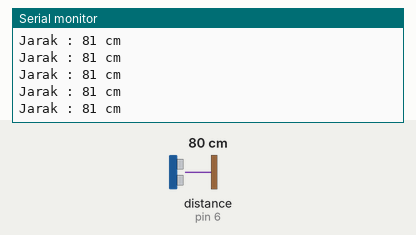
Bench run of a sketch on a simulated Arduino Uno, built with avr-gcc and run on an emulated ATmega328P. On the bench: the last lines printed to the serial monitor. Wiring (inferred from the names in the program): ultrasonic range finder: trigger pin 7; echo pin 6. Inputs (shaded band) come from the test bench; at power-on: distance to the obstacle (sensor on pin 6) 80 cm. The echo pulse lasts 58.3 µs per cm.

Above: at 1.2 s.
1.3 s: distance to the obstacle (sensor on pin 6) set to 2 cm
At 2.1 s:
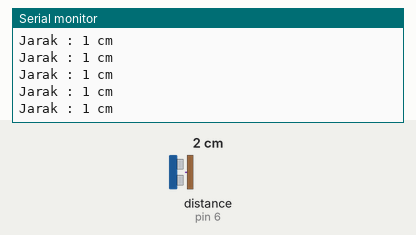
4.3 s: distance to the obstacle (sensor on pin 6) set to 120 cm
At 5.4 s:
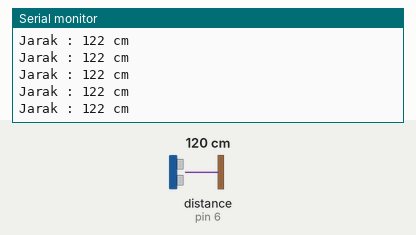
7.3 s: distance to the obstacle (sensor on pin 6) set to 4 cm
At 8.0 s:
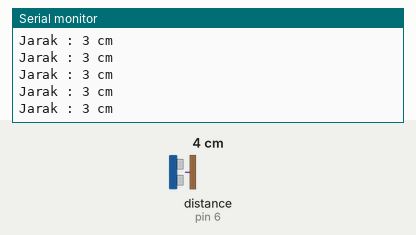
10.3 s: distance to the obstacle (sensor on pin 6) set to 250 cm
At 10.9 s:
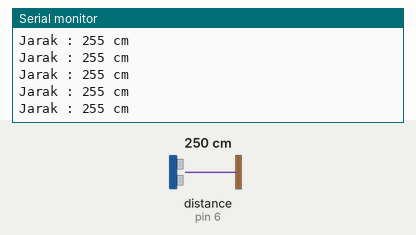
Timing chart, 0 to 13.3 s (numbered marks = the images above; inputs shaded):
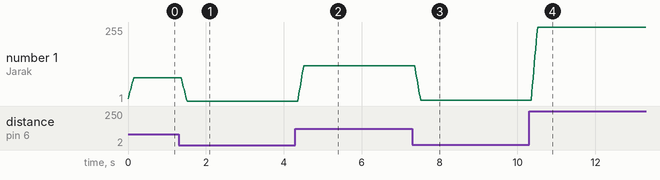

Measured:
- after the input at 1.3 s, the serial monitor: prints a new line after 0.08 s (image 1)
- after the input at 4.3 s, the serial monitor: prints a new line after 0.07 s (image 2)
- after the input at 7.3 s, the serial monitor: prints a new line after 0.11 s (image 3)
- after the input at 10.3 s, the serial monitor: prints a new line after 0.07 s (image 4)
- plotted number 1: 81 → 1 after the input at 1.3 s, 1 → 122 after the input at 4.3 s, 122 → 3 after the input at 7.3 s, 3 → 255 after the input at 10.3 s

The sketch:

code.ino
```cpp
const int triggerPin = 7;
const int echoPin = 6;
unsigned int distance = 0;

const int numReadings = 10;
unsigned int readings[numReadings];
unsigned int readIndex = 0;
unsigned int total = 0;
unsigned int average = 0;

void setup() {
  pinMode(triggerPin, OUTPUT);
  pinMode(echoPin, INPUT);
  Serial.begin(9600);
  for (int thisReading = 0; thisReading < numReadings; thisReading++)
  {
    readings[thisReading] = 0;
  }
}

void loop() {
  distance = getDistance();
  distance = smoothThis(distance);
  Serial.print("Jarak : ");
  Serial.print(distance);
  Serial.println(" cm");
  delay(1);
}

int getDistance() {
  digitalWrite(triggerPin, LOW);
  delayMicroseconds (2);
  digitalWrite(triggerPin, HIGH);
  delayMicroseconds (10);
  digitalWrite(triggerPin, LOW);
  unsigned int duration = pulseIn(echoPin, HIGH);
  unsigned int rawDistance = (duration / 2) / 28.5;
  return rawDistance;
}

int smoothThis(unsigned int rawDistance)
{
  total = total - readings[readIndex];
  readings[readIndex] = rawDistance;
  total = total + readings[readIndex];
  readIndex = readIndex + 1;

  if (readIndex >= numReadings)
  {
    readIndex = 0;
  }

  average = total / numReadings;
  return average;
}
```
